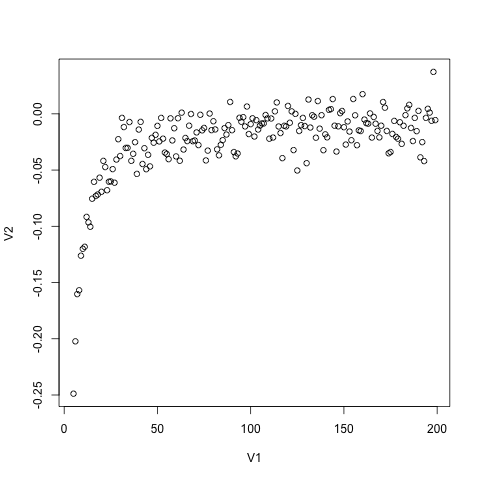

Write R code to recreate this figure.

a <-read.csv("trial-20171229141256.csv", header = FALSE)
plot(a)
png("trial-20171229141256.csv.png")
plot(a)

